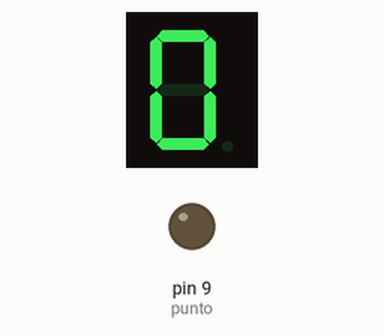
This sketch was run on a simulated Arduino Uno, built with avr-gcc and run on an emulated ATmega328P. Shown: 1-digit seven-segment display, output pins drawn as LEDs (lit = HIGH). Wiring (inferred from the names in the program): 1-digit 7-segment display, segments lit when HIGH: segments pin 2, pin 3, pin 4, pin 5, pin 6, pin 7, pin 8. The segment pins are drawn as the display they are named for; pins used as bus, display or sensor lines are not drawn.

Above: at 0.1 s.
At 2.1 s:
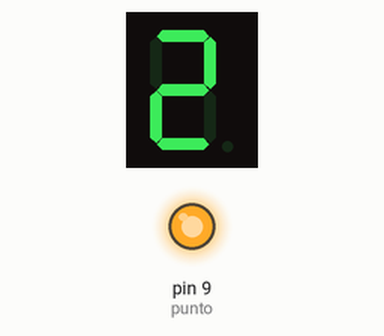
At 4.1 s:
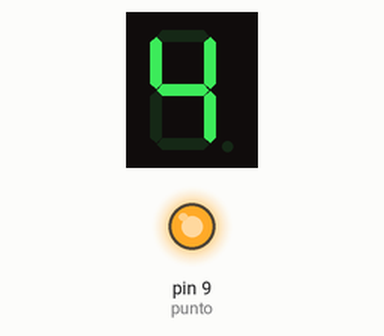
At 8.1 s:
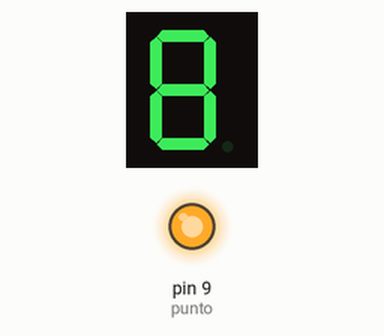
Timing chart, 0 to 40.0 s (numbered marks = the images above):
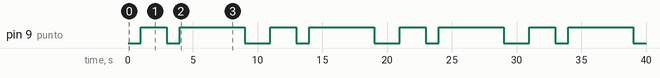

Measured:
- by itself, pin 9 (punto): repeats every 10.0 s: LOW 1.0 s, HIGH 5.0 s, LOW 2.0 s, HIGH 2.0 s
- by itself, everything shown: repeats every 10.0 s, in 10 steps
- what the display in image 1 shows lasts 1.0 s, from 2.0 s to 3.0 s

The sketch:

Display7segmentos.ino
```cpp
int a = 2;
int b = 3;
int c = 4;
int d = 5;
int e = 6;
int f = 7;
int g = 8;
const int punto = 9; // Pin para el punto decimal
const int totalSegmentos = 7; // Reducido a 7 ya que no se usa el pin g en el arreglo de pines

// Definir pines para cada segmento del display
const int segmentos[] = {a, b, c, d, e, f, g};

// Definir los patrones para cada número
const byte numeros[10][7] = {
  {1, 1, 1, 1, 1, 1, 0}, // 0
  {0, 1, 1, 0, 0, 0, 0}, // 1
  {1, 1, 0, 1, 1, 0, 1}, // 2
  {1, 1, 1, 1, 0, 0, 1}, // 3
  {0, 1, 1, 0, 0, 1, 1}, // 4
  {1, 0, 1, 1, 0, 1, 1}, // 5
  {1, 0, 1, 1, 1, 1, 1}, // 6
  {1, 1, 1, 0, 0, 0, 0}, // 7
  {1, 1, 1, 1, 1, 1, 1}, // 8
  {1, 1, 1, 1, 0, 1, 1}  // 9
};

void setup() {
  // Configurar los pines de los segmentos como salida
  for (int i = 0; i < totalSegmentos; i++) {
    pinMode(segmentos[i], OUTPUT);
  }
  // Configurar el pin del punto como salida
  pinMode(punto, OUTPUT);
}

void loop() {
  for (int i = 0; i < 10; i++) {
    mostrarNumero(i);
    delay(1000); // Esperar un segundo
  }
}

void mostrarNumero(int numero) {
  // Apagar todos los segmentos
  for (int i = 0; i < totalSegmentos; i++) {
    digitalWrite(segmentos[i], LOW); // Ánodo común, se cambia a LOW para encender el segmento
  }
  digitalWrite(punto, HIGH); // Apagar el punto

  // Encender los segmentos correspondientes al número
  for (int i = 0; i < totalSegmentos; i++) {
    digitalWrite(segmentos[i], numeros[numero][i]); // Ánodo común, se cambia a LOW para encender el segmento
  }
  digitalWrite(punto, numeros[numero][totalSegmentos]); // Encender el punto si está activo
}
```
